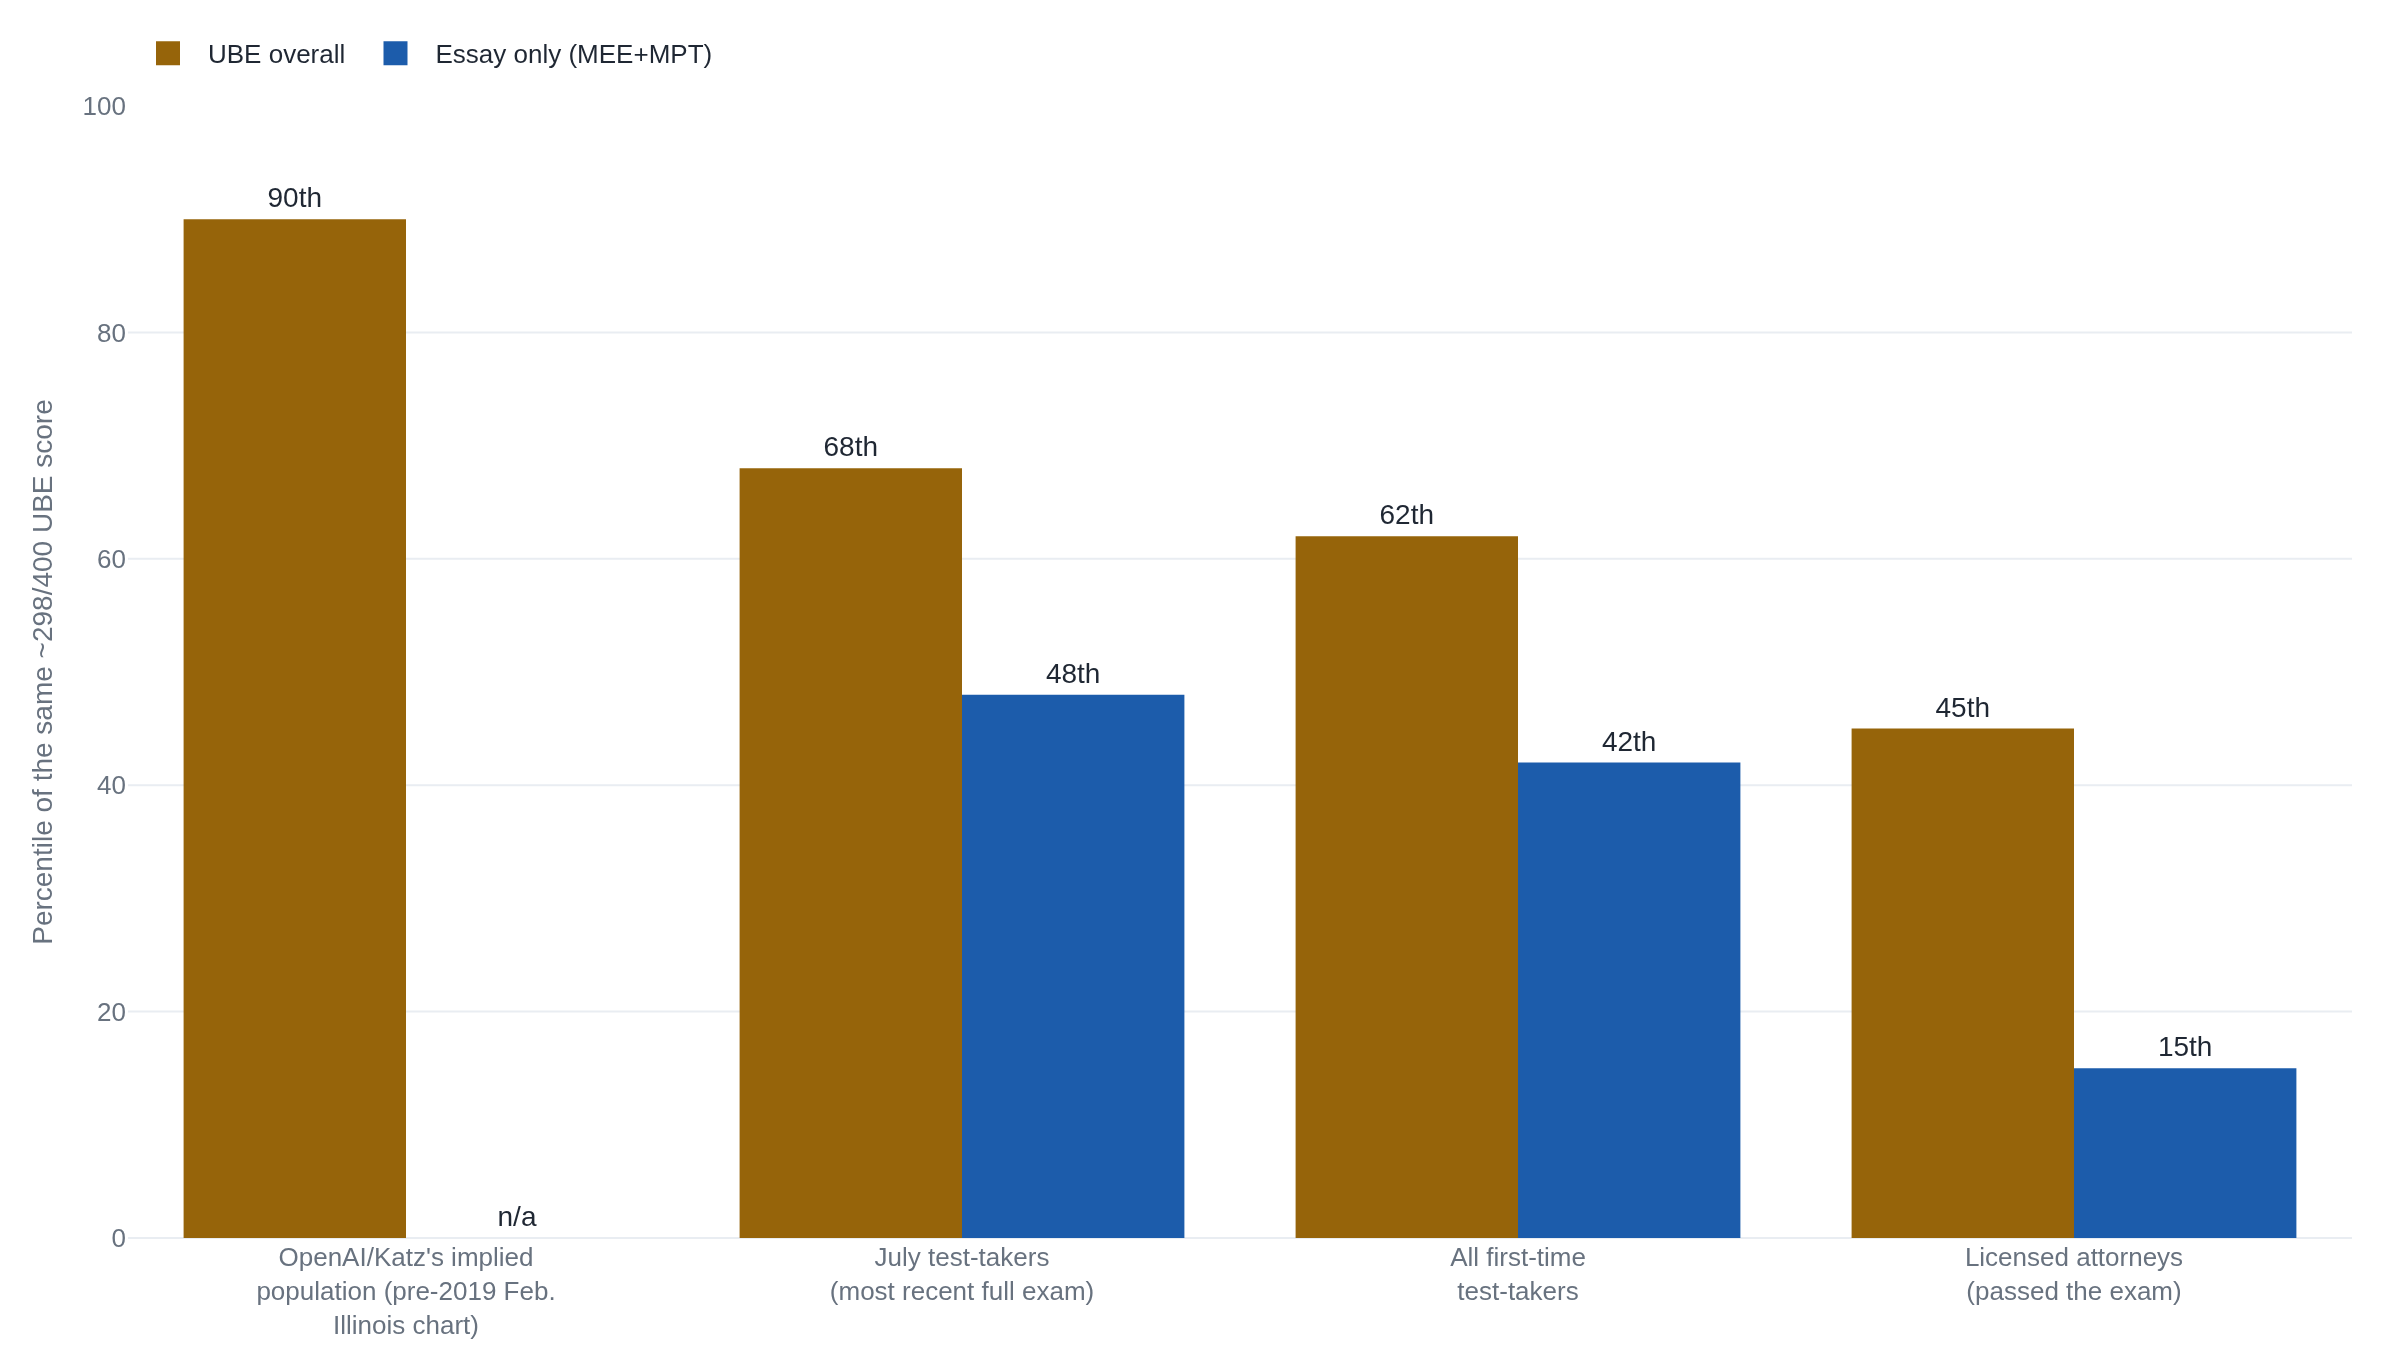

The script that drew this image:
"""GPT-4's own ~298/400 Uniform Bar Exam score, held fixed, plotted against
four different reference populations.

Data source: Eric Martinez, "Re-evaluating GPT-4's Bar Exam Performance"
(Artificial Intelligence and Law, 2024; DOI:10.1007/s10506-024-09396-9),
Table 1, "Estimated Percentile of GPT-4's Uniform Bar Examination
Performance" (see article Sources list and research.md, Numbers section,
"The reference-population series").

  - "OpenAI/Katz's implied population" (the pre-2019 February Illinois Bar
    chart Katz et al.'s uncited footnote points to, per Martinez's own
    investigation, section 2.3): overall ~90th percentile; the underlying
    chart reports no separate essay-only figure.
  - July test-takers, all first-time test-takers, and licensed/license-
    pending attorneys (passers) are Martinez's own computed percentiles for
    GPT-4's actual score, Table 1: overall 68th / 62nd / 45th; essay-only
    (MEE+MPT) 48th / 42nd / 15th.

Table 1 gives 45th for the attorneys/overall cell; Martinez's own Abstract
and Discussion round this to "~48th" elsewhere in the same paper, an
inconsistency addressed in the article prose. This chart uses the table's
computed figure, 45, not the abstract's rounding.
"""

import plotly.graph_objects as go

labels = [
    "OpenAI/Katz's implied<br>population (pre-2019 Feb.<br>Illinois chart)",
    "July test-takers<br>(most recent full exam)",
    "All first-time<br>test-takers",
    "Licensed attorneys<br>(passed the exam)",
]
overall = [90, 68, 62, 45]
essay_only = [None, 48, 42, 15]

fig = go.Figure()
fig.add_trace(
    go.Bar(
        name="UBE overall",
        x=labels,
        y=overall,
        text=[f"{v}th" for v in overall],
        textposition="outside",
    )
)
fig.add_trace(
    go.Bar(
        name="Essay only (MEE+MPT)",
        x=labels,
        y=essay_only,
        text=["n/a" if v is None else f"{v}th" for v in essay_only],
        textposition="outside",
    )
)
fig.update_layout(
    yaxis_title="Percentile of the same ~298/400 UBE score",
    yaxis=dict(range=[0, 100]),
    barmode="group",
    legend=dict(orientation="h", yanchor="bottom", y=1.02, xanchor="left", x=0),
)
